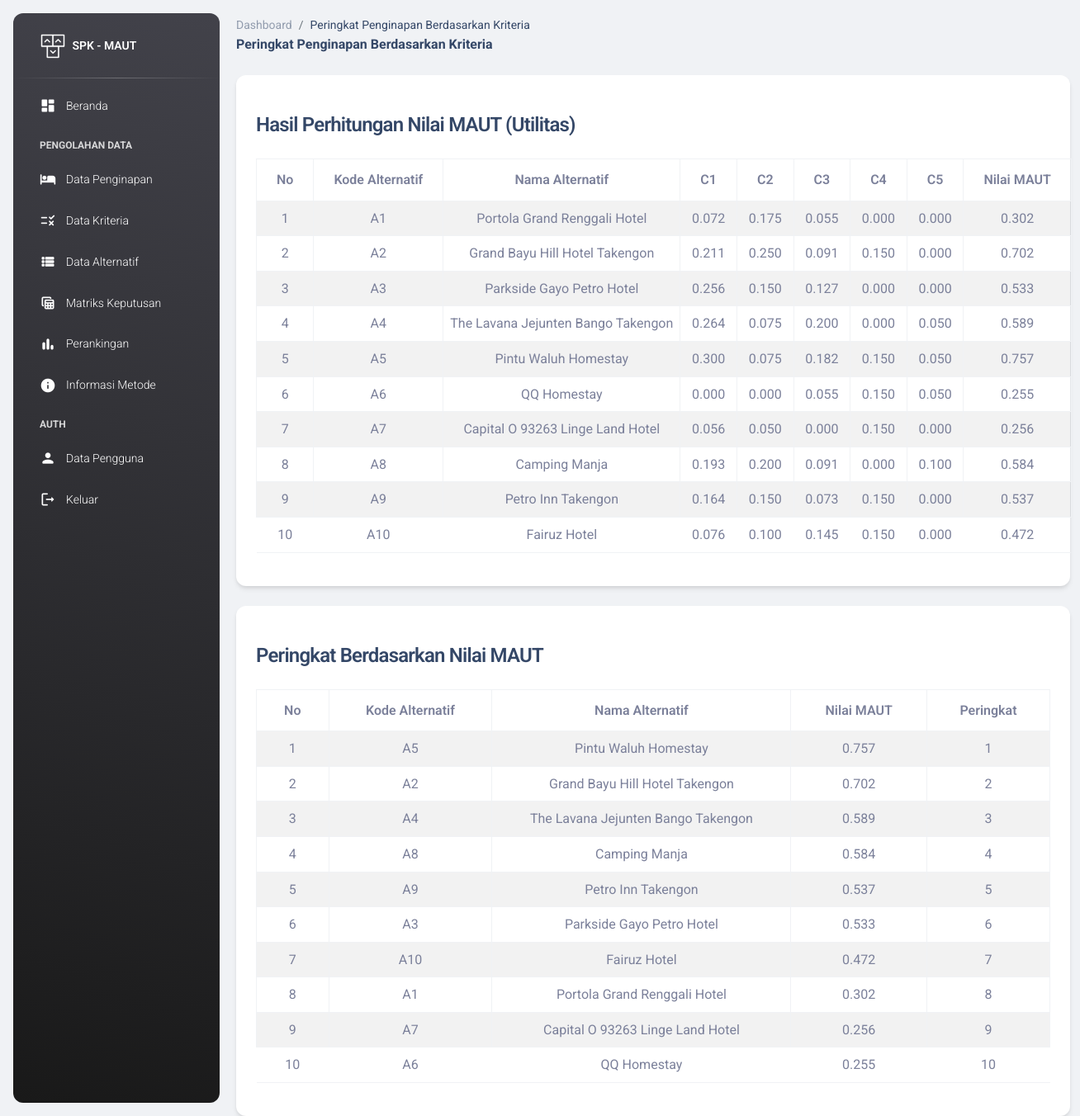
The app's page /pages/utilitas/index.php with its own data.
### tables this page shows
CREATE TABLE `tbl_alternatif` (
  `id` int(11) NOT NULL,
  `kode_alternatif` varchar(10) NOT NULL,
  `nama_alternatif` varchar(255) DEFAULT NULL
);

### pages/utilitas/index.php (the view)
<?php include '../layout/headers.php'; ?>
<?php include '../layout/sidebars.php'; ?>
<main class="main-content position-relative max-height-vh-100 h-100 border-radius-lg ">
    <div class="container-fluid">
        <nav aria-label="breadcrumb" class="mt-3">
            <ol class="breadcrumb bg-transparent mb-0 pb-0 pt-1 px-0">
                <li class="breadcrumb-item text-sm">
                    <a class="opacity-5 text-dark" href="../dashboard/">Dashboard</a>
                </li>
                <li class="breadcrumb-item text-sm text-dark active" aria-current="page">Peringkat Penginapan Berdasarkan Kriteria</li>
            </ol>
            <h6 class="font-weight-bolder mb-0">Peringkat Penginapan Berdasarkan Kriteria</h6>
        </nav>
        <div class="row mt-4">
            <div class="col-lg-12 grid-margin stretch-card">
                <div class="card">
                    <div class="card-body">
                        <?php
                        include '../../config/koneksi.php';
                        $kriteria_sql = mysqli_query($koneksi, "SELECT kode_kriteria, normalisasi FROM tbl_kriteria");
                        $kriteria = [];
                        $bobotKriteria = [];
                        while ($row = mysqli_fetch_assoc($kriteria_sql)) {
                            $kriteria[] = $row['kode_kriteria'];
                            $bobotKriteria[$row['kode_kriteria']] = $row['normalisasi'];
                        }
                        $alternatif_sql = mysqli_query($koneksi, "SELECT kode_alternatif, nama_alternatif FROM tbl_alternatif ORDER BY LENGTH(kode_alternatif), kode_alternatif");
                        $alternatif = [];
                        $namaAlternatif = [];
                        while ($row = mysqli_fetch_assoc($alternatif_sql)) {
                            $alternatif[] = $row['kode_alternatif'];
                            $namaAlternatif[$row['kode_alternatif']] = $row['nama_alternatif'];
                        }
                        if (empty($kriteria) || empty($alternatif)) {
                            echo "<p>Tidak ada data kriteria atau alternatif yang ditemukan.</p>";
                        } else {
                            $data = [];
                            foreach ($alternatif as $alt) {
                                $row = ['kode_alternatif' => $alt, 'nama_alternatif' => $namaAlternatif[$alt]];
                                foreach ($kriteria as $kri) {
                                    $nilai_sql = mysqli_query($koneksi, "SELECT nilai FROM tbl_matriks_keputusan WHERE kode_alternatif='$alt' AND kode_kriteria='$kri'");
                                    $nilai = mysqli_fetch_assoc($nilai_sql);
                                    $row[$kri] = isset($nilai['nilai']) ? $nilai['nilai'] : 0;
                                }
                                $data[] = $row;
                            }
                            $min_values = [];
                            $max_values = [];
                            foreach ($kriteria as $kri) {
                                $min_values[$kri] = min(array_column($data, $kri));
                                $max_values[$kri] = max(array_column($data, $kri));
                            }
                            $result = [];
                            foreach ($data as $row) {
                                $nilaiMAUT = 0;
                                foreach ($kriteria as $kri) {
                                    if ($max_values[$kri] - $min_values[$kri] != 0) {
                                        $norm = ($row[$kri] - $min_values[$kri]) / ($max_values[$kri] - $min_values[$kri]);
                                    } else {
                                        $norm = 0;
                                    }
                                    $utilitas = $bobotKriteria[$kri] * $norm;
                                    $row[$kri] = number_format($utilitas, 3);
                                    $nilaiMAUT += $utilitas;
                                }
                                $row['nilai_maut'] = number_format($nilaiMAUT, 3);
                                $result[] = $row;
                            }
                            echo "<h4 class='card-title mb-4' style='margin-top: 20px;'>Hasil Perhitungan Nilai MAUT (Utilitas)</h4>";
                            echo "<table class='table table-striped table-hover table-bordered align-middle text-center'>";
                            echo "<thead>
                                    <tr>
                                        <th>No</th>
                                        <th>Kode Alternatif</th>
                                        <th>Nama Alternatif</th>";
                            foreach ($kriteria as $kri) {
                                echo "<th>$kri</th>";
                            }
                            echo "<th>Nilai MAUT</th></tr></thead><tbody>";
                            $no = 1;
                            foreach ($result as $row) {
                                echo "<tr>
                                        <td>$no</td>
                                        <td>{$row['kode_alternatif']}</td>
                                        <td>{$row['nama_alternatif']}</td>";
                                foreach ($kriteria as $kri) {
                                    echo "<td>{$row[$kri]}</td>";
                                }
                                echo "<td>{$row['nilai_maut']}</td></tr>";
                                $no++;
                            }
                            echo "</tbody></table>";
                        }
                        ?>
                    </div>
                </div>
            </div>
        </div>
        <?php if (!empty($result)) : ?>
            <div class="row mt-4">
                <div class="col-lg-12 grid-margin stretch-card">
                    <div class="card">
                        <div class="card-body">
                            <?php
                            usort($result, function ($a, $b) {
                                return $b['nilai_maut'] <=> $a['nilai_maut'];
                            });
                            echo "<h4 class='card-title mb-4' style='margin-top: 20px;'>Peringkat Berdasarkan Nilai MAUT</h4>";
                            echo "<table class='table table-striped table-hover table-bordered align-middle text-center'>";
                            echo "<thead>
                                <tr>
                                    <th>No</th>
                                    <th>Kode Alternatif</th>
                                    <th>Nama Alternatif</th>
                                    <th>Nilai MAUT</th>
                                    <th>Peringkat</th>
                                </tr>
                              </thead>
                              <tbody>";
                            $no = 1;
                            foreach ($result as $row) {
                                echo "<tr>
                                    <td>$no</td>
                                    <td>{$row['kode_alternatif']}</td>
                                    <td>{$row['nama_alternatif']}</td>
                                    <td>{$row['nilai_maut']}</td>
                                    <td>$no</td></tr>";
                                $no++;
                            }
                            echo "</tbody></table>";
                            ?>
                        </div>
                    </div>
                </div>
            </div>
        <?php endif; ?>
    </div>
</main>
<?php include '../layout/footers.php'; ?>

### records on screen
tbl_alternatif: kode_alternatif "A10", nama_alternatif "Fairuz Hotel", kri "0.076", kri "0.100", kri "0.145", kri "0.150", kri "0.000", nilai_maut "0.472"

### other values on screen
$kri "C1"
$kri "C2"
$kri "C3"
$kri "C4"
$kri "C5"
$row['kode_alternatif'] "A1"
$row['nama_alternatif'] "Portola Grand Renggali Hotel"
$row[$kri] "0.072"
$row[$kri] "0.175"
$row[$kri] "0.055"
$row[$kri] "0.000"
$row['nilai_maut'] "0.302"
$row['kode_alternatif'] "A2"
$row['nama_alternatif'] "Grand Bayu Hill Hotel Takengon"
$row[$kri] "0.211"
